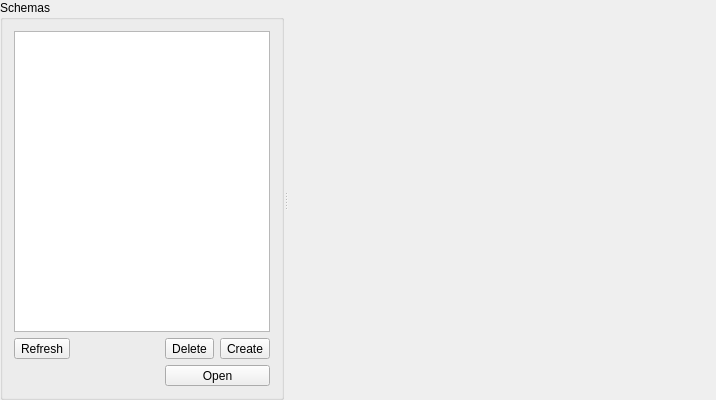
<?xml version="1.0" encoding="UTF-8"?>
<ui version="4.0">
 <class>AdminMenu</class>
 <widget class="QWidget" name="AdminMenu">
  <property name="geometry">
   <rect>
    <x>0</x>
    <y>0</y>
    <width>716</width>
    <height>400</height>
   </rect>
  </property>
  <property name="windowTitle">
   <string>admin</string>
  </property>
  <layout class="QVBoxLayout" name="verticalLayout">
   <property name="leftMargin">
    <number>0</number>
   </property>
   <property name="topMargin">
    <number>0</number>
   </property>
   <property name="rightMargin">
    <number>0</number>
   </property>
   <property name="bottomMargin">
    <number>0</number>
   </property>
   <item>
    <widget class="QSplitter" name="splitter">
     <property name="orientation">
      <enum>Qt::Horizontal</enum>
     </property>
     <widget class="QGroupBox" name="groupSchemas">
      <property name="sizePolicy">
       <sizepolicy hsizetype="Preferred" vsizetype="Preferred">
        <horstretch>0</horstretch>
        <verstretch>0</verstretch>
       </sizepolicy>
      </property>
      <property name="title">
       <string>Schemas</string>
      </property>
      <layout class="QVBoxLayout" name="layoutSchemas">
       <property name="leftMargin">
        <number>11</number>
       </property>
       <property name="topMargin">
        <number>11</number>
       </property>
       <property name="rightMargin">
        <number>11</number>
       </property>
       <property name="bottomMargin">
        <number>11</number>
       </property>
       <item>
        <widget class="QListWidget" name="listSchemas">
         <property name="sizePolicy">
          <sizepolicy hsizetype="Preferred" vsizetype="Expanding">
           <horstretch>0</horstretch>
           <verstretch>0</verstretch>
          </sizepolicy>
         </property>
         <property name="sortingEnabled">
          <bool>true</bool>
         </property>
        </widget>
       </item>
       <item>
        <layout class="QGridLayout" name="layoutSchemaButtons">
         <item row="0" column="2">
          <widget class="QToolButton" name="buttonDeleteSchema">
           <property name="sizePolicy">
            <sizepolicy hsizetype="Fixed" vsizetype="Fixed">
             <horstretch>0</horstretch>
             <verstretch>0</verstretch>
            </sizepolicy>
           </property>
           <property name="text">
            <string>Delete</string>
           </property>
          </widget>
         </item>
         <item row="0" column="0">
          <widget class="QToolButton" name="buttonRefreshSchemas">
           <property name="text">
            <string>Refresh</string>
           </property>
          </widget>
         </item>
         <item row="0" column="3">
          <widget class="QToolButton" name="buttonCreateSchema">
           <property name="sizePolicy">
            <sizepolicy hsizetype="Fixed" vsizetype="Fixed">
             <horstretch>0</horstretch>
             <verstretch>0</verstretch>
            </sizepolicy>
           </property>
           <property name="text">
            <string>Create</string>
           </property>
          </widget>
         </item>
         <item row="0" column="1">
          <spacer name="spacerSchemaButtons">
           <property name="orientation">
            <enum>Qt::Horizontal</enum>
           </property>
           <property name="sizeHint" stdset="0">
            <size>
             <width>40</width>
             <height>20</height>
            </size>
           </property>
          </spacer>
         </item>
         <item row="1" column="2" colspan="2">
          <widget class="QToolButton" name="buttonOpenSchema">
           <property name="sizePolicy">
            <sizepolicy hsizetype="Preferred" vsizetype="Fixed">
             <horstretch>0</horstretch>
             <verstretch>0</verstretch>
            </sizepolicy>
           </property>
           <property name="text">
            <string>Open</string>
           </property>
          </widget>
         </item>
        </layout>
       </item>
      </layout>
     </widget>
     <widget class="QWidget" name="containerSchemaMenu" native="true">
      <property name="sizePolicy">
       <sizepolicy hsizetype="Expanding" vsizetype="Preferred">
        <horstretch>1</horstretch>
        <verstretch>0</verstretch>
       </sizepolicy>
      </property>
      <layout class="QVBoxLayout" name="layoutContainerSchemaMenu">
       <property name="spacing">
        <number>0</number>
       </property>
       <property name="leftMargin">
        <number>0</number>
       </property>
       <property name="topMargin">
        <number>0</number>
       </property>
       <property name="rightMargin">
        <number>0</number>
       </property>
       <property name="bottomMargin">
        <number>0</number>
       </property>
      </layout>
     </widget>
    </widget>
   </item>
  </layout>
 </widget>
 <resources/>
 <connections/>
</ui>
